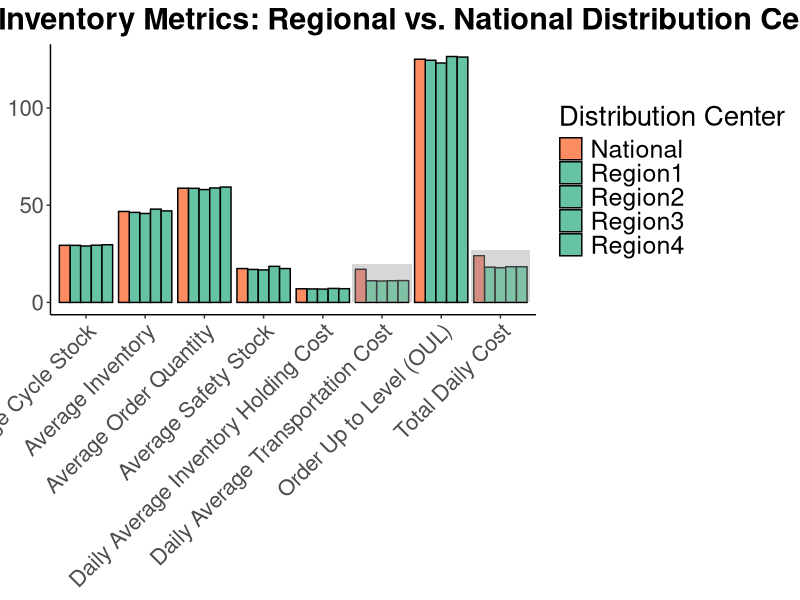

This figure's R source:
## ---- chunk 1
library(tidyverse)
library(magrittr)
library(scales)
library(data.table)
library(readxl)
library(knitr)
library(ggthemes)
## ---- chunk 2
product3 <- read_excel("Homework3_data.xlsx", 
                       sheet = "Product3")

## ---- chunk 3
product3 %>%
  head(10) %>%
  knitr::kable(digits = 2)

## ---- chunk 4
# Calculate average daily demand (D) for each region
D_region1 <- mean(product3$Region1)
D_region2 <- mean(product3$Region2)
D_region3 <- mean(product3$Region3)
D_region4 <- mean(product3$Region4)


D_values <- data.frame(
  Region = c("Region1", "Region2", "Region3", "Region4"),
  Average_Daily_Demand = c(D_region1, D_region2, D_region3, D_region4)
)

D_values
## ---- chunk 5
# Calculate standard deviation of daily demand (σ) for each region
sigma_region1 <- sd(product3$Region1)
sigma_region2 <- sd(product3$Region2)
sigma_region3 <- sd(product3$Region3)
sigma_region4 <- sd(product3$Region4)


sigma_values <- data.frame(
  Region = c("Region1", "Region2", "Region3", "Region4"),
  Standard_Deviation = c(sigma_region1, sigma_region2, sigma_region3, sigma_region4)
)

sigma_values
## ---- chunk 6

## ---- chunk 7
# Constants
L <- 5  # Lead time in days
R <- 6  # Review interval in days

# Calculate demand during lead time plus review period (D_{L+R}) for each region
D_L_R_region1 <- D_region1 * (L + R)
D_L_R_region2 <- D_region2 * (L + R)
D_L_R_region3 <- D_region3 * (L + R)
D_L_R_region4 <- D_region4 * (L + R)

D_L_R_values <- data.frame(
  Region = c("Region1", "Region2", "Region3", "Region4"),
  Demand_During_L_R = c(D_L_R_region1, D_L_R_region2, D_L_R_region3, D_L_R_region4)
)

D_L_R_values

## ---- chunk 8
# Calculate the Z-score for a 95% service level
Z <- qnorm(0.95)

# Calculate safety stock for each region
safety_stock_region1 <- Z * sigma_region1 * sqrt(L + R)
safety_stock_region2 <- Z * sigma_region2 * sqrt(L + R)
safety_stock_region3 <- Z * sigma_region3 * sqrt(L + R)
safety_stock_region4 <- Z * sigma_region4 * sqrt(L + R)

safety_stock_values <- data.frame(
  Region = c("Region1", "Region2", "Region3", "Region4"),
  Safety_Stock = c(safety_stock_region1, safety_stock_region2, safety_stock_region3, safety_stock_region4)
)

safety_stock_values
## ---- chunk 9
# Calculate Order Up to Level (OUL) for each region
OUL_region1 <- D_L_R_region1 + safety_stock_region1
OUL_region2 <- D_L_R_region2 + safety_stock_region2
OUL_region3 <- D_L_R_region3 + safety_stock_region3
OUL_region4 <- D_L_R_region4 + safety_stock_region4

OUL_values <- data.frame(
  Region = c("Region1", "Region2", "Region3", "Region4"),
  OUL = c(OUL_region1, OUL_region2, OUL_region3, OUL_region4)
)

OUL_values %>% 
  knitr::kable()
## ---- chunk 10
# Calculate the average order quantity for each region
average_order_quantity_region1 <- D_region1 * R
average_order_quantity_region2 <- D_region2 * R
average_order_quantity_region3 <- D_region3 * R
average_order_quantity_region4 <- D_region4 * R

average_order_quantity_values <- data.frame(
  Region = c("Region1", "Region2", "Region3", "Region4"),
  Average_Order_Quantity = c(average_order_quantity_region1, average_order_quantity_region2, average_order_quantity_region3, average_order_quantity_region4)
)

average_order_quantity_values %>% 
  knitr::kable()

## ---- chunk 11
# Calculate the average cycle stock for each region
average_cycle_stock_region1 <- average_order_quantity_region1 / 2
average_cycle_stock_region2 <- average_order_quantity_region2 / 2
average_cycle_stock_region3 <- average_order_quantity_region3 / 2
average_cycle_stock_region4 <- average_order_quantity_region4 / 2

average_cycle_stock_values <- data.frame(
  Region = c("Region1", "Region2", "Region3", "Region4"),
  Average_Cycle_Stock = c(average_cycle_stock_region1, average_cycle_stock_region2, average_cycle_stock_region3, average_cycle_stock_region4)
)

average_cycle_stock_values %>% 
  knitr::kable()

## ---- chunk 12
# Calculate the average inventory for each region
average_inventory_region1 <- average_cycle_stock_region1 + safety_stock_region1
average_inventory_region2 <- average_cycle_stock_region2 + safety_stock_region2
average_inventory_region3 <- average_cycle_stock_region3 + safety_stock_region3
average_inventory_region4 <- average_cycle_stock_region4 + safety_stock_region4

average_inventory_values <- data.frame(
  Region = c("Region1", "Region2", "Region3", "Region4"),
  Average_Inventory = c(average_inventory_region1, average_inventory_region2, average_inventory_region3, average_inventory_region4)
)

average_inventory_values %>% 
  knitr::kable()
## ---- chunk 13
# Holding cost per unit per day
holding_cost_per_unit_per_day <- 0.15

# Calculate the daily average inventory holding cost for each region
daily_average_inventory_holding_cost_region1 <- average_inventory_region1 * holding_cost_per_unit_per_day
daily_average_inventory_holding_cost_region2 <- average_inventory_region2 * holding_cost_per_unit_per_day
daily_average_inventory_holding_cost_region3 <- average_inventory_region3 * holding_cost_per_unit_per_day
daily_average_inventory_holding_cost_region4 <- average_inventory_region4 * holding_cost_per_unit_per_day

daily_average_inventory_holding_cost_values <- data.frame(
  Region = c("Region1", "Region2", "Region3", "Region4"),
  Daily_Average_Inventory_Holding_Cost = c(daily_average_inventory_holding_cost_region1, daily_average_inventory_holding_cost_region2, daily_average_inventory_holding_cost_region3, daily_average_inventory_holding_cost_region4)
)

daily_average_inventory_holding_cost_values %>% 
  knitr::kable()
## ---- chunk 14
# Transportation costs
inbound_cost <- 0.09
outbound_cost <- 0.10

# Calculate the daily average transportation cost for each region
daily_average_transportation_cost_region1 <- average_order_quantity_region1 * (inbound_cost + outbound_cost)
daily_average_transportation_cost_region2 <- average_order_quantity_region2 * (inbound_cost + outbound_cost)
daily_average_transportation_cost_region3 <- average_order_quantity_region3 * (inbound_cost + outbound_cost)
daily_average_transportation_cost_region4 <- average_order_quantity_region4 * (inbound_cost + outbound_cost)

daily_average_transportation_cost_values <- data.frame(
  Region = c("Region1", "Region2", "Region3", "Region4"),
  Daily_Average_Transportation_Cost = c(daily_average_transportation_cost_region1, daily_average_transportation_cost_region2, daily_average_transportation_cost_region3, daily_average_transportation_cost_region4)
)

daily_average_transportation_cost_values %>% 
  knitr::kable()
  
## ---- chunk 15
# Calculate the total daily cost for each region
total_daily_cost_region1 <- daily_average_inventory_holding_cost_region1 + daily_average_transportation_cost_region1
total_daily_cost_region2 <- daily_average_inventory_holding_cost_region2 + daily_average_transportation_cost_region2
total_daily_cost_region3 <- daily_average_inventory_holding_cost_region3 + daily_average_transportation_cost_region3
total_daily_cost_region4 <- daily_average_inventory_holding_cost_region4 + daily_average_transportation_cost_region4

# Create a data frame to store the results
total_daily_cost_values <- data.frame(
  Region = c("Region1", "Region2", "Region3", "Region4"),
  Total_Daily_Cost = c(total_daily_cost_region1, total_daily_cost_region2, total_daily_cost_region3, total_daily_cost_region4)
)

total_daily_cost_values %>% 
  knitr::kable()

## ---- chunk 16
# Constants for regional distribution centers
L <- 5  # Lead time in days
R <- 6  # Review interval in days
Z <- qnorm(0.95)  # Z-score for 95% service level
holding_cost_per_unit_per_day <- 0.15
inbound_cost_regional <- 0.09
outbound_cost_regional <- 0.10

# Calculate average daily demand (D) and standard deviation (sigma) for each region
D_region1 <- mean(product3$Region1)
D_region2 <- mean(product3$Region2)
D_region3 <- mean(product3$Region3)
D_region4 <- mean(product3$Region4)

sigma_region1 <- sd(product3$Region1)
sigma_region2 <- sd(product3$Region2)
sigma_region3 <- sd(product3$Region3)
sigma_region4 <- sd(product3$Region4)

# Calculate metrics for each region
calculate_metrics <- function(D, sigma) {
  D_L_R <- D * (L + R)
  safety_stock <- Z * sigma * sqrt(L + R)
  OUL <- D_L_R + safety_stock
  average_order_quantity <- D * R
  average_cycle_stock <- average_order_quantity / 2
  average_inventory <- average_cycle_stock + safety_stock
  daily_average_inventory_holding_cost <- average_inventory * holding_cost_per_unit_per_day
  daily_average_transportation_cost <- average_order_quantity * (inbound_cost_regional + outbound_cost_regional)
  total_daily_cost <- daily_average_inventory_holding_cost + daily_average_transportation_cost
  return(c(OUL, average_order_quantity, average_cycle_stock, safety_stock, average_inventory,
           daily_average_inventory_holding_cost, daily_average_transportation_cost, total_daily_cost))
}

metrics_region1 <- calculate_metrics(D_region1, sigma_region1)
metrics_region2 <- calculate_metrics(D_region2, sigma_region2)
metrics_region3 <- calculate_metrics(D_region3, sigma_region3)
metrics_region4 <- calculate_metrics(D_region4, sigma_region4)

regional_distribution_centers_values <- data.frame(
  Metric = c("Order Up to Level (OUL)", "Average Order Quantity", "Average Cycle Stock", 
             "Average Safety Stock", "Average Inventory", "Daily Average Inventory Holding Cost", 
             "Daily Average Transportation Cost", "Total Daily Cost"),
  Region1 = metrics_region1,
  Region2 = metrics_region2,
  Region3 = metrics_region3,
  Region4 = metrics_region4
)

regional_distribution_centers_values %>% 
  knitr::kable()
## ---- chunk 17
# Constants for the national distribution center
inbound_cost_national <- 0.05
outbound_cost_national <- 0.24

# Calculate the aggregated average daily demand (D) and standard deviation (sigma) for the national distribution center
D_national <- mean(c(product3$Region1, product3$Region2, product3$Region3, product3$Region4))
sigma_national <- sd(c(product3$Region1, product3$Region2, product3$Region3, product3$Region4))

# Calculate metrics for the national distribution center
D_L_R_national <- D_national * (L + R)
safety_stock_national <- Z * sigma_national * sqrt(L + R)
OUL_national <- D_L_R_national + safety_stock_national
average_order_quantity_national <- D_national * R
average_cycle_stock_national <- average_order_quantity_national / 2
average_inventory_national <- average_cycle_stock_national + safety_stock_national
daily_average_inventory_holding_cost_national <- average_inventory_national * holding_cost_per_unit_per_day
daily_average_transportation_cost_national <- average_order_quantity_national * (inbound_cost_national + outbound_cost_national)
total_daily_cost_national <- daily_average_inventory_holding_cost_national + daily_average_transportation_cost_national

national_distribution_center_values <- data.frame(
  Metric = c("Order Up to Level (OUL)", "Average Order Quantity", "Average Cycle Stock", 
             "Average Safety Stock", "Average Inventory", "Daily Average Inventory Holding Cost", 
             "Daily Average Transportation Cost", "Total Daily Cost"),
  National = c(OUL_national, average_order_quantity_national, average_cycle_stock_national, 
               safety_stock_national, average_inventory_national, daily_average_inventory_holding_cost_national, 
               daily_average_transportation_cost_national, total_daily_cost_national)
)

national_distribution_center_values %>% 
  knitr::kable()


## ---- chunk 18
comparison_table <- merge(regional_distribution_centers_values, national_distribution_center_values, by = "Metric")

comparison_table %>% 
  knitr::kable()
## ---- chunk 19
# Reshape the data for plotting
comparison_table_long <- comparison_table %>%
  pivot_longer(cols = -Metric, names_to = "Region", values_to = "Value")

# Create the plot
ggplot(comparison_table_long, aes(x = Metric, y = Value, fill = Region)) +
  geom_bar(stat = "identity", position = "dodge", color = "black") +
  scale_fill_manual(values = c("Region1" = "#66c2a5", "Region2" = "#66c2a5", 
                               "Region3" = "#66c2a5", "Region4" = "#66c2a5", 
                               "National" = "#fc8d62")) +
  theme_classic() +
  labs(title = "Comparison of Key Inventory Metrics: Regional vs. National Distribution Centers",
       x = NULL,
       y = NULL,
       fill = "Distribution Center") +
  theme(axis.text.x = element_text(angle = 45, hjust = 1),
        plot.title = element_text(hjust = 0.5, size = 22, face = "bold"),
        axis.title = element_text(size = 18),
        axis.text = element_text(size = 16)) +
  theme(legend.position = "right") +
  theme(legend.text = element_text(size = 18),
        legend.title = element_text(size = 20)) +
  geom_rect(aes(xmin = 5.5, xmax = 6.5, ymin = 0, ymax = 20), fill = "grey90", alpha = 0.01) +
  geom_rect(aes(xmin = 7.5, xmax = 8.5, ymin = 0, ymax = 27), fill = "grey90", alpha = 0.01) 

